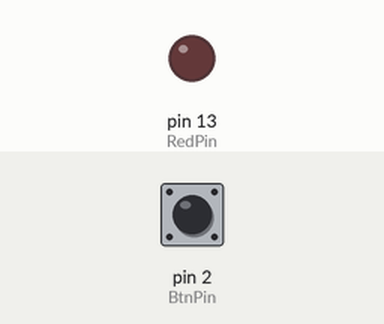
A sketch run on a simulated Arduino Uno, built with avr-gcc and run on an emulated ATmega328P. On the bench: output pins drawn as LEDs (lit = HIGH). Inputs (shaded band) come from the test bench; at power-on: pin 2 (BtnPin) HIGH. What the sketch prints to the serial monitor is not drawn.

Above: at 1.2 s.
1.3 s: pin 2 (BtnPin) pulled LOW for 0.15 s
At 1.4 s:
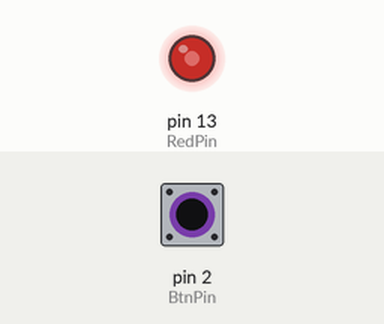
3.0 s: pin 2 (BtnPin) pulled LOW for 1 s
At 5.1 s:
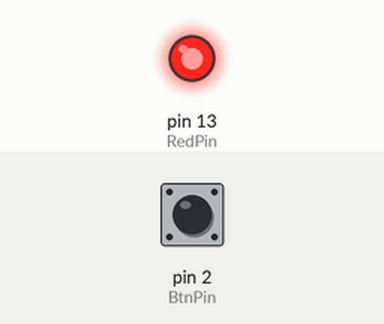
5.5 s: pin 2 (BtnPin) pulled LOW for 0.15 s
At 5.67 s:
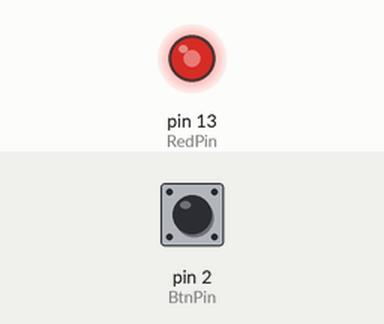
7.2 s: pin 2 (BtnPin) pulled LOW for 3.2 s
At 7.5 s:
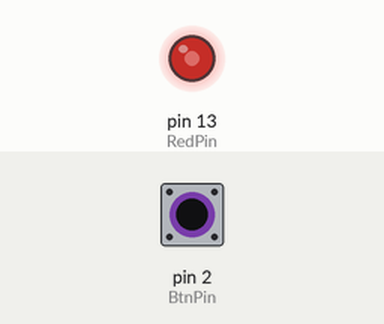
Timing chart, 0 to 11.9 s (numbered marks = the images above; inputs shaded):
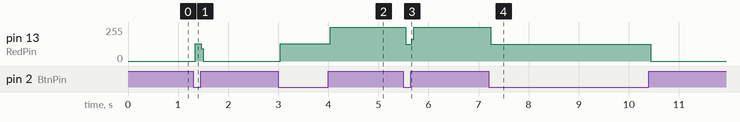

The sketch:

button1_pullup.ino
```cpp
#define BtnPin 2
#define RedPin 13
boolean LedState = false;
void setup() {
  // put your setup code here, to run once:
  Serial.begin(115200);
  pinMode(BtnPin,INPUT_PULLUP);
  pinMode(RedPin,OUTPUT);
}

void loop() {
  Serial.println(digitalRead(BtnPin));
  int ct =0;
  if (LedState==true){
    digitalWrite(RedPin,HIGH);
  }else {
    digitalWrite(RedPin,LOW);
  }
  if (digitalRead(BtnPin)==0&&ct==0){
    LedState = !LedState;
    ct+=1;
  }else {
    ct=0;
  }
  //delay(200);
}
```

Measured:
- after the input at 1.3 s, pin 13 (RedPin): 0/255 → 128/255 at once, → 0/255 0.12 s later
- after the input at 3.0 s, pin 13 (RedPin): 0/255 → 128/255 at once, → 255/255 1.0 s later
- after the input at 5.5 s, pin 13 (RedPin): 255/255 → 127/255 at once, → 255/255 0.12 s later
- after the input at 7.2 s, pin 13 (RedPin): 255/255 → 127/255 at once, → 0/255 3.2 s later
